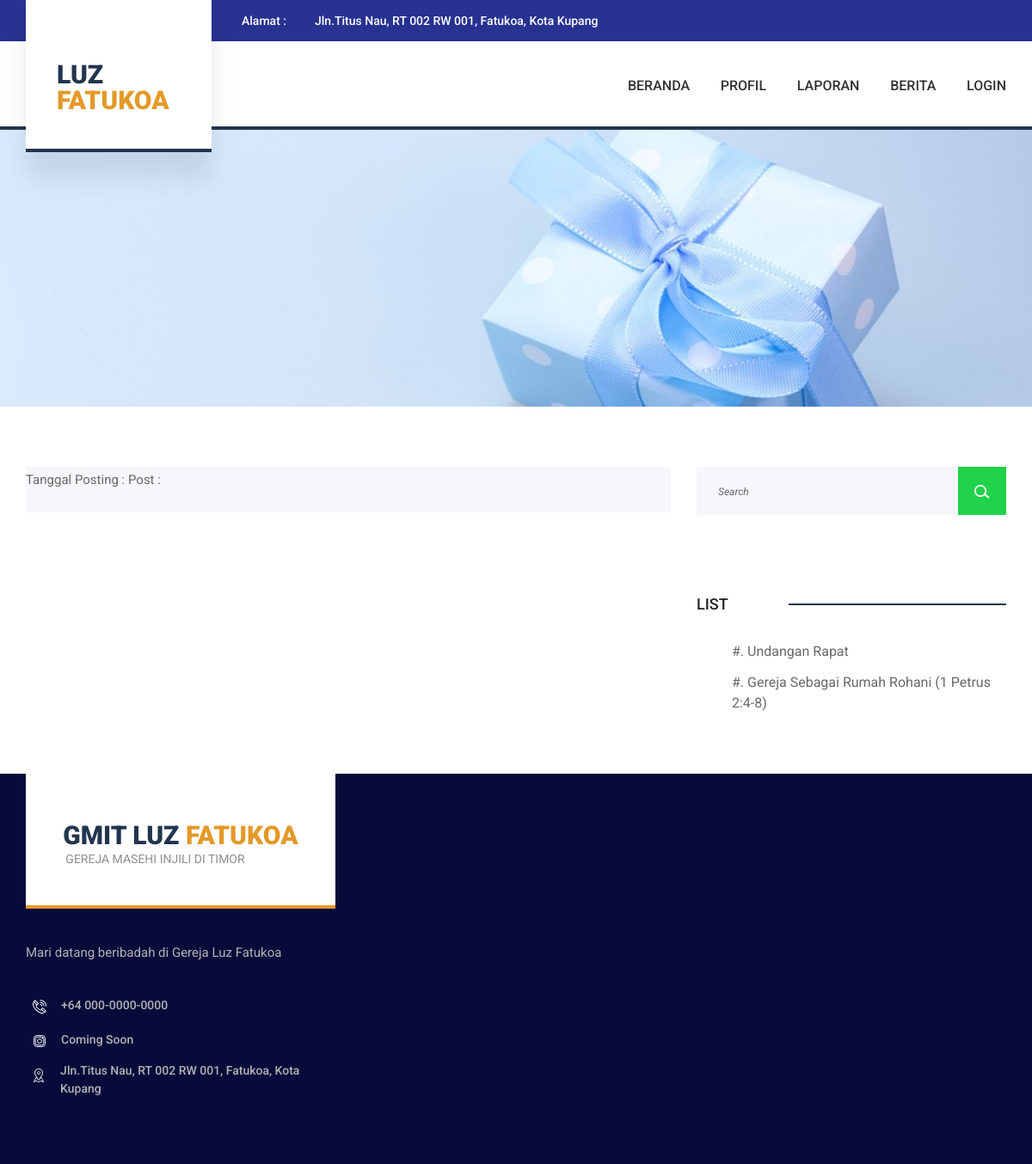
Before: /news_detail.php with the older database file.
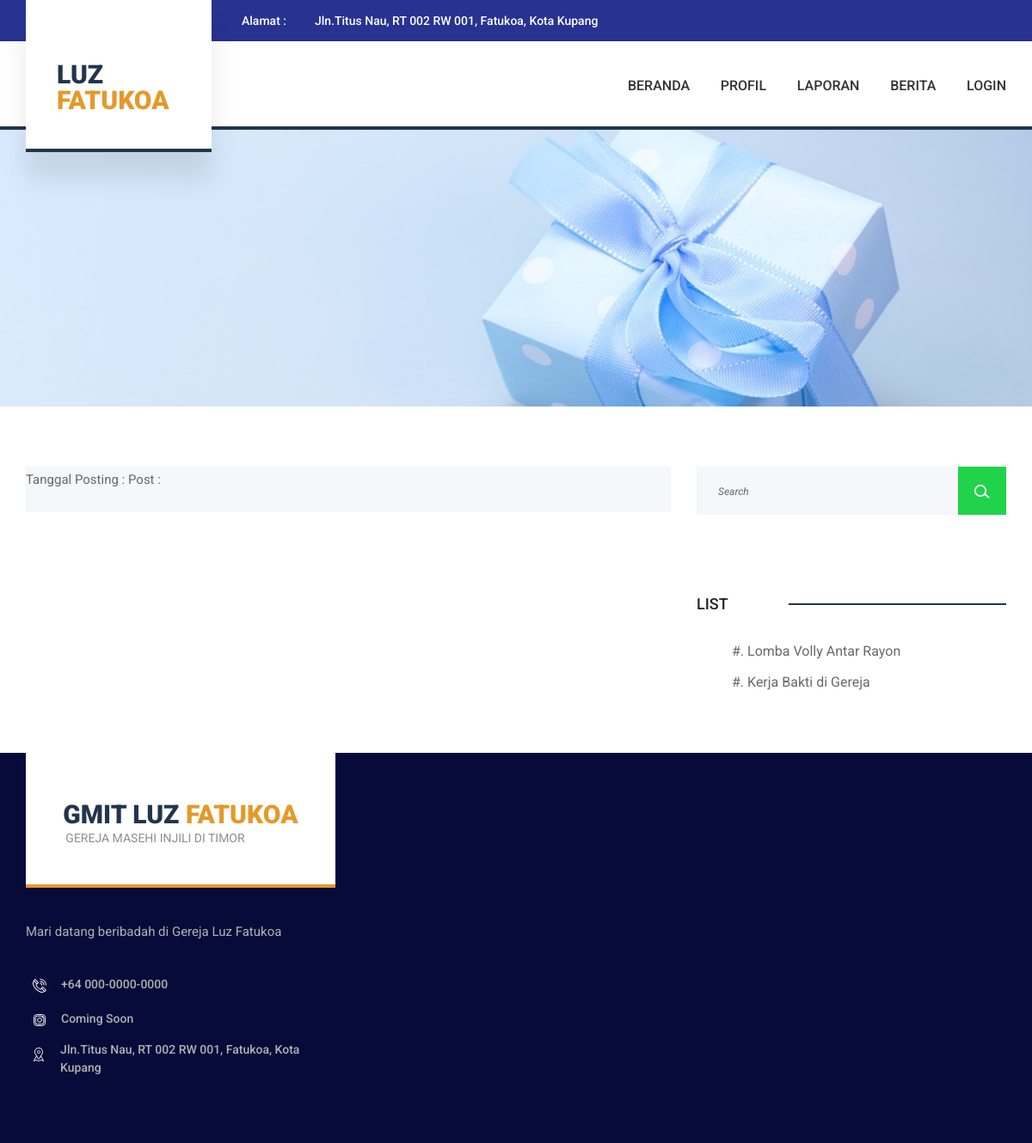
After: the same page with the newer database file.
### tables this page shows
CREATE TABLE `tbl_blog` (
  `kode` int(11) NOT NULL,
  `kategori` varchar(50) DEFAULT NULL,
  `judul` varchar(100) DEFAULT NULL,
  `konten` text DEFAULT NULL,
  `tgl_posting` date DEFAULT NULL,
  `user` varchar(50) DEFAULT NULL,
  `status` varchar(10) NOT NULL,
  `gambar` varchar(100) NOT NULL
);

### news_detail.php (the view, shortened to what this page needs)
<?php include 'header.php';
$id = base64_decode($_GET["id"]);
$sqlku = mysqli_query($konek, "SELECT * FROM tbl_blog WHERE kode='$id'");
$data  = mysqli_fetch_array($sqlku);
?>
<head>
	<link rel="stylesheet" type="text/css" href="styles/news.css">
	<link rel="stylesheet" type="text/css" href="styles/news_responsive.css">
</head>
<div class="home">
	<div class="home_background parallax-window" data-parallax="scroll" data-image-src="img/gambar/juduln.jpg" data-speed="0.8"></div>
	<div class="home_container">
		<div class="container">
			<div class="row">
				<div class="col">
				</div>
			</div>
		</div>
	</div>
</div>
<div class="news">
	<div class="container">
		<div class="row">
			<div class="col-lg-8">
				<div class="news_posts">
					<div class="news_post">
						<div class="news_image">
							<p>Tanggal Posting : <?php echo $data['tgl_posting']; ?> Post : <?php echo $data['user']; ?></p>
						</div>
					</div>
				</div>
			</div>
			<div class="col-lg-4">
				<div class="sidebar">
					<div class="sidebar_search">
						<form action="#" id="sidebar_search_form" class="sidebar_search_form">
							<input type="text" class="search_input" placeholder="Search" required="required">
							<button class="search_button"><img src="images/search.png" alt=""></button>
						</form>
					</div>
					<div class="sidebar_categories sidebar_section">
						<div class="sidebar_section_title">
							<div class="sidebar_title">LIST</div>
						</div>
						<ul>
							<?php
							$qry = mysqli_query($konek, "SELECT * FROM tbl_blog where kode order by tgl_posting desc limit 100");
							while ($data = mysqli_fetch_assoc($qry)) {
							?>
								<li><a href="news_detail.php?id=<?php echo base64_encode($data['kode']); ?>">#. <?php echo $data['judul']; ?></a></li>
							<?php } ?>
						</ul>
					</div>
				</div>
			</div>
		</div>
	</div>
</div>
<?php include 'footer.php'; ?>

Changed rows visible on the page:
removed tbl_blog: judul "Undangan Rapat"
removed tbl_blog: judul "Gereja Sebagai Rumah Rohani (1 Petrus 2:4-8)"
added tbl_blog: judul "Lomba Volly Antar Rayon"
added tbl_blog: judul "Kerja Bakti di Gereja"
